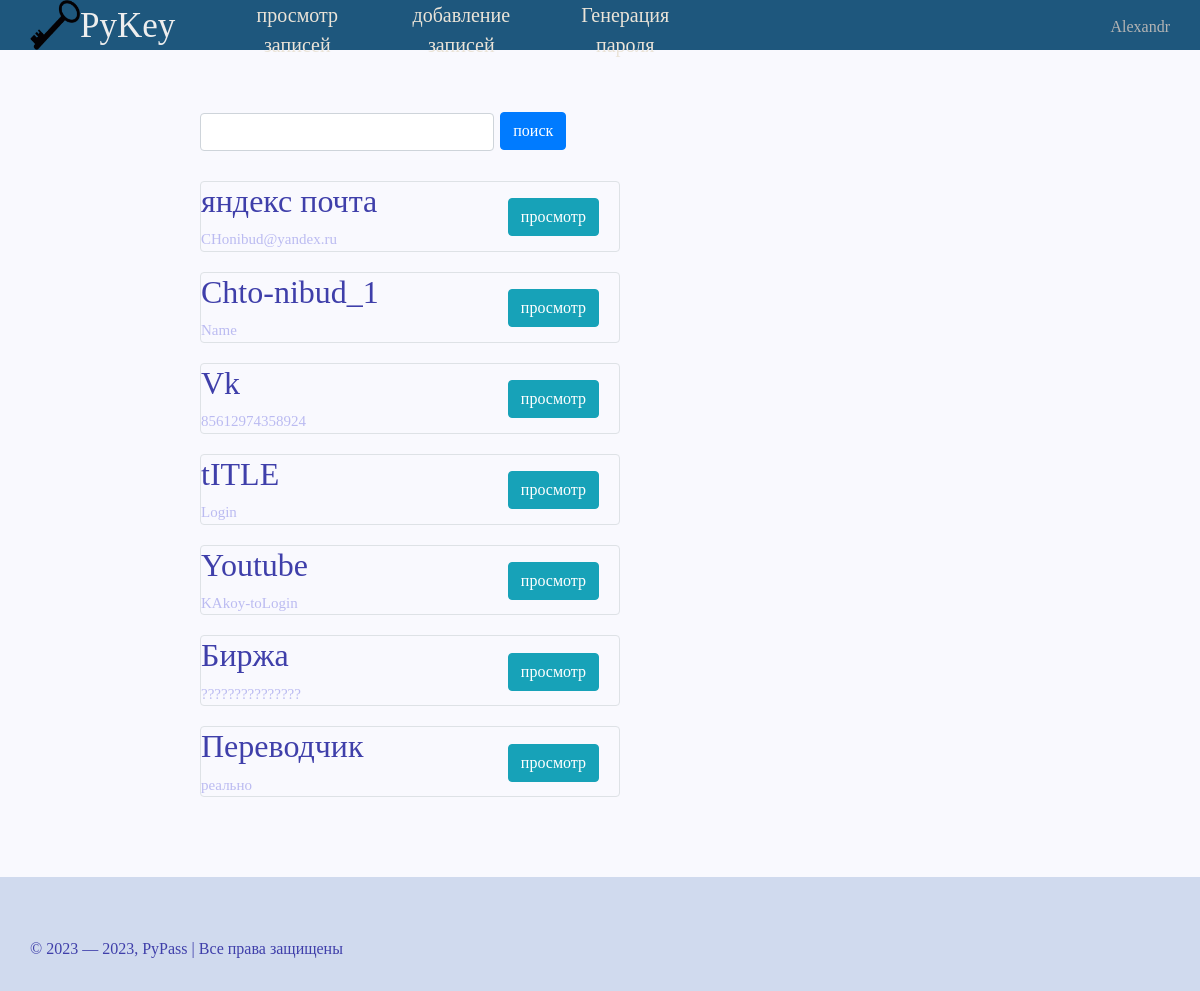
The app's page /View_list (signed in) with its own data.
### data/user.py (models this page shows, shortened)
class User(SqlAlchemyBase, UserMixin):
    __tablename__ = 'users'
    id = sqlalchemy.Column(sqlalchemy.Integer,
                           primary_key=True, autoincrement=True)
    name = sqlalchemy.Column(sqlalchemy.String, nullable=True)
    email = sqlalchemy.Column(sqlalchemy.String,
                              index=True, unique=True, nullable=True)
    remember_me = sqlalchemy.Column(sqlalchemy.Boolean, default=False)
    password = sqlalchemy.Column(sqlalchemy.String, nullable=True)

### data/passwords.py (models this page shows, shortened)
class Passwords(SqlAlchemyBase):
    __tablename__ = 'password'
    id = sqlalchemy.Column(sqlalchemy.Integer,
                           primary_key=True, autoincrement=True)
    user_id = sqlalchemy.Column(sqlalchemy.Integer,
                                sqlalchemy.ForeignKey("users.id"))
    title = sqlalchemy.Column(sqlalchemy.String)
    login = sqlalchemy.Column(sqlalchemy.String)
    password = sqlalchemy.Column(sqlalchemy.String)
    site = sqlalchemy.Column(sqlalchemy.String)
    note = sqlalchemy.Column(sqlalchemy.String, nullable=True)

### main.py (the view)
@app.route('/View_list', methods=['GET', 'POST'])
def View_list():
    form = ViewInfo()
    db_sess = db_session.create_session()
    password = db_sess.query(Passwords).filter(Passwords.user_id == current_user.id)
    if form.validate_on_submit():
        text = form.search_field.data
        password = list(db_sess.query(Passwords).filter((Passwords.user_id == current_user.id),
                                                        (Passwords.title.like(f'%{text.lower()}%')) |
                                                        (Passwords.title.like(f'%{text.upper()}%'))))
    empty_list = empty_check(list(password))
    return render_template('View_list.html', password=password, form=form, title='!!!!', empty_list=empty_list)

### forms.py
class ViewInfo(FlaskForm):
    search_field = StringField(validators=[DataRequired()])
    search = SubmitField('поиск')
    show_info_button = SubmitField('просмотр')

### data/db_session.py (called while the page is built)
def create_session() -> Session:
    global __factory
    return __factory()

### main.py (called while the page is built)
@login_manager.user_loader
def load_user(user_id):
    db_sess = db_session.create_session()
    return db_sess.query(User).get(user_id)

### work_func.py (called while the page is built)
def empty_check(some_list):
    if some_list:
        return True
    else:
        return False

### templates/View_list.html (shortened to what this page needs)
{% extends "base.html" %}
{% block content %}
<form action="" method="post" novalidate>
	<div class="conteriner_view">
		<div class="container_right">
			<div class="search_place"><div class="give_place_to_buttton">{{ form.search_field(class="form-control") }}</div>
			{{ form.search(type="submit", class="btn btn-primary") }}</div>
			{% if empty_list %}
				{% for item in password%}
					<div class="box col-md6 border rounded">
						<h2>{{ item.title }}</h2>
						<span class="small_text">{{ item.login }}</span>
						<a href="{{ url_for('View_list_withinfo', id=item.id) }}" class="btn btn-info" id="show_info_button">просмотр</a>
					</div>
				{% endfor %}
			{% else %}
				<h2> Ничего не найдено </h2>
			{% endif %}
		</div>
	</div>
</form>
{% endblock %}

### templates/base.html (shortened to what this page needs)
<!DOCTYPE html>
<html lang="ru">
<head>
	<link rel="stylesheet" href="https://maxcdn.bootstrapcdn.com/bootstrap/4.0.0/css/bootstrap.min.css">
	<link rel="stylesheet" type="text/css" href="{{ url_for('static', filename='css/mainstyle.css') }}">
</head>
<body>
	<div class="header">
		<div class="logo">
			<a href="{{ url_for('index') }}"><img class="logotip" src="{{ url_for('static', filename='data/key.png') }}" alt="logo"></a>
			<span class="smallintrodaction">PyKey</span>
			<div class="menu">
				{% if current_user.is_authenticated %}
					<ul>
						<li><a href="{{ url_for('View_list') }}">просмотр записей</a></li>
						<li><a href="{{ url_for('Adding_info') }}">добавление записей</a></li>
						<li><a href="{{ url_for('create_pass') }}">Генерация пароля</a></li>
					</ul>
				{% else %}
					<ul>
						<li><a href="{{ url_for('create_pass') }}">Генерация пароля</a></li>
					</ul>
				{% endif %}
				<div class="profile">
					{% if current_user.is_authenticated %}
						<a href="{{ url_for('profile') }}" class="login">{{ current_user.name }}</a>
					{% else %}
						<a href="{{ url_for('login') }}" class="login">Авторизаяция</a>
						<a href="{{ url_for('regist') }}" class="regist">регистрация</a>
					{% endif %}
				</div>
			</div>
		</div>
	</div>
	<div class="container_box">
    		{% block content %}{% endblock %}
	</div>
	<div class="footer">
		<div class="footer-text">© 2023 — 2023, PyPass | Все права защищены</div>
	</div>
</body>
</html>

### static/css/mainstyle.css (style rules this page uses)
html { height: 100%; }
body { font-family: fantasy; margin: 0; padding: 0; color: #3F3FAA; display: flex; flex-direction: column; height: 100%; background-color: #F9F9FE; }
.header { background-color: #1E577D; text-align: left; color:#EEE; flex: 0 0 auto; }
.logo { max-height: 50px; margin: 0px 30px; display:flex; }
.logotip { width: 50px; height: 50px; }
.smallintrodaction { font-size: 35px; height: 50px; cursor: default; color: FFF; }
.profile { position: absolute; margin: 15px; 15px; right: 0px; top: 0px; }
.login { margin: 15px; 15px; text-decoration: none; color: #B4B4B4; }
.menu ul li { list-style: none; float: left; text-align: center; }
.menu ul li a { color:#EBE4D8; margin-left: 10px; margin-right: 10px; display: inline-block; text-decoration: none; width: 12vw; font-size: 20px; height: 50px; cursor: pointer; }
.container_box { flex: 1 0 auto; font-size: 25px; margin: 60px; margin-left: 200px; margin-right: 200px; }
.conteriner_view { display:flex; }
.container_right { display:inline-block; min-width: 35vw; }
.give_place_to_buttton { display: inline-block; width: 70%; }
.search_place { margin-bottom: 30px; }
.small_text { font-size: 15px; color: #BBBBF1; }
.box { font-size: 15px; margin-top: 20px; margin-bottom: 20px; }
#show_info_button { margin-top: -30px; margin-right:20px; float: right; }
.footer { position: relative; flex: 0 0 auto; width: 100%; background-color: #D0DAEE; }
.footer-text { margin: 30px; margin-top: 60px; }

### records on screen
User: name "Alexandr"
Passwords: title "яндекс почта", login "CHonibud@yandex.ru"
Passwords: title "Chto-nibud_1", login "Name"
Passwords: title "Vk", login "85612974358924"
Passwords: title "tITLE", login "Login"
Passwords: title "Youtube", login "KAkoy-toLogin"
Passwords: title "Биржа", login "???????????????"
Passwords: title "Переводчик", login "реально"
